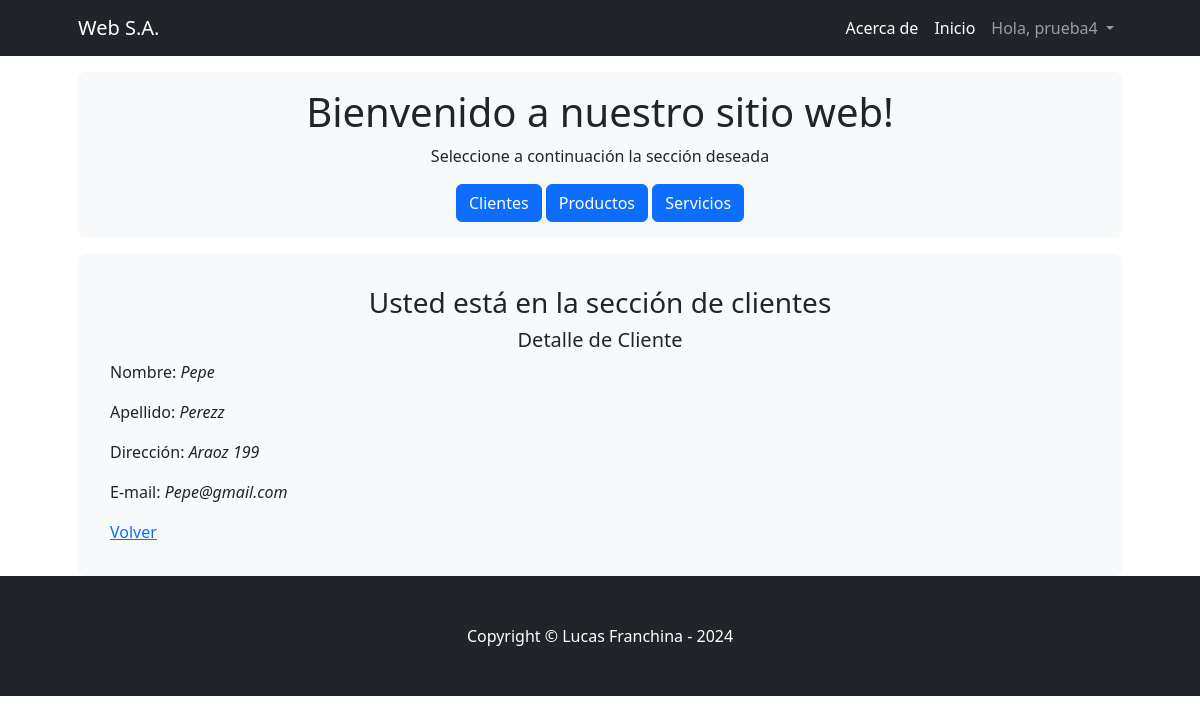
The app's page /Appventas/clientes/2 (signed in) with its own data.
### Appventas/models.py (models this page shows, shortened)
class Clientes(models.Model):
    nombre = models.CharField(max_length=40)
    apellido = models.CharField(max_length=40)
    direccion = models.CharField(max_length=100)
    email = models.EmailField()
    class Meta:
        verbose_name = "Cliente"
        verbose_name_plural = "Clientes"

### Appventas/views.py (the view)
# urls.py: path('clientes/<pk>', views.clientesdetalle.as_view(), name='clientesdetalle'),
class clientesdetalle(LoginRequiredMixin, DetailView):
    model = Clientes
    template_name = 'appventas/clientesdetalle.html'

### Appventas/templates/appventas/clientesdetalle.html (shortened to what this page needs)
<!DOCTYPE html>
<html lang="en">
<head>
</head>
<body>
    {% extends "appventas/padre.html" %}
    {% load static %}
    {% block contenidoQueCambia %}
    <div class="container px-lg-5">
        <div class="p-2 p-lg-3 bg-light rounded-3 text-center">
            <div class="m-2 m-lg-3">
                <h3>Usted está en la sección de clientes</h3>
                <h5>Detalle de Cliente</h5>
                <div style="text-align: left;">
                <p>Nombre: <i>{{object.nombre}}</i></p>
                <p>Apellido: <i>{{object.apellido}}</i></p>
                <p>Dirección: <i>{{object.direccion}}</i></p>
                <p>E-mail: <i>{{object.email}}</i></p>
                <a href="{% url 'listaclientes' %}">Volver</a>
            </div>
            </div>
        </div>
    </div>
    {% endblock %}

### Appventas/templates/appventas/padre.html (shortened to what this page needs)
{% load static %}
<!DOCTYPE html>
<html lang="en">
    <head>
        <link href="https://cdn.jsdelivr.net/npm/bootstrap-icons@1.4.1/font/bootstrap-icons.css" rel="stylesheet" />
        <link href="{% static 'appventas/css/styles.css' %}" rel="stylesheet" />
    </head>
    <body>
        <nav class="navbar navbar-expand-lg navbar-dark bg-dark">
            <div class="container px-lg-5">
                <a class="navbar-brand" href="{% url 'inicio' %}">Web S.A.</a>
                <div class="collapse navbar-collapse" id="navbarSupportedContent">
                    <ul class="navbar-nav ms-auto mb-2 mb-lg-0">
                        <li class="nav-item"><a class="nav-link active" aria-current="page" href="{% url 'about' %}">Acerca de</a></li>
                        <li class="nav-item"><a class="nav-link active" aria-current="page" href="{% url 'inicio' %}">Inicio</a></li>
                        <li class="nav-item dropdown">
                            <a class="nav-link dropdown-toggle" href="#" id="navbarDropdown" role="button" data-bs-toggle="dropdown" aria-expanded="false">
                                {% if user.is_authenticated %}
                                    Hola, {{ user.username }}
                                {% else %}
                                    Usuario
                                {% endif %}
                            </a>
                        </li>
                    </ul>
                </div>
            </div>
        </nav>
        <header class="py-3">
            <div class="container px-lg-5">
                <div class="p-1 p-lg-2 bg-light rounded-3 text-center">
                    <div class="m-1 m-lg-2">
                        <h1 class="custom-heading">Bienvenido a nuestro sitio web!</h1>
                        <p class="custom-paragraph">Seleccione a continuación la sección deseada</p>
                        <a class="btn btn-primary custom-button" href="{% url 'listaclientes' %}">Clientes</a>
                        <a class="btn btn-primary custom-button" href="{% url 'listaproductos' %}">Productos</a>
                        <a class="btn btn-primary custom-button" href="{% url 'listaservicios' %}">Servicios</a>
                    </div>
                </div>
            </div>
        </header>
        {% block contenidoQueCambia %}{% endblock %}
        <footer class="py-5 bg-dark">
            <div class="container"><p class="m-0 text-center text-white">Copyright &copy; Lucas Franchina - 2024</p></div>
        </footer>
    </body>
</html>

### records on screen
Clientes: nombre "Pepe", apellido "Perezz", direccion "Araoz 199", email "Pepe@gmail.com"

### other values on screen
{{ user.username }} "prueba4"
